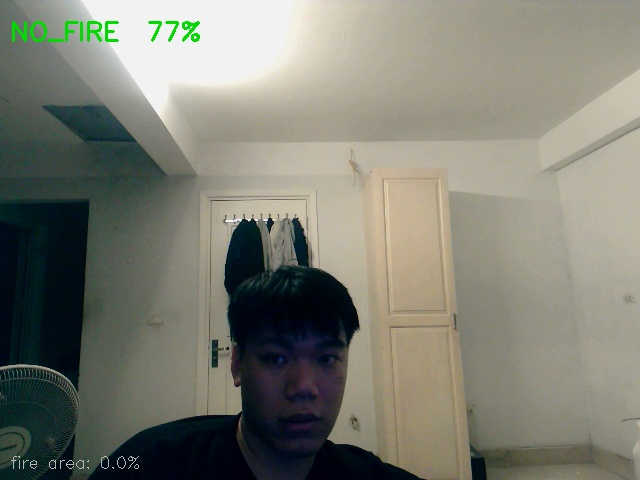
#> input picture PythonProject/src/temp_webcam_eval.jpg, 640 x 480 px; its folder holds only this picture in this run
$ python -i webcam_service.py   (imports and definitions only)
#> lines starting #> are read from the running program, lines starting #| are printed output that depends on the picture; after the words box and inside, x2 and y2 are one past the last pixel; in counts of white or black regions, pixels touching at a corner belong together
#> further down, picture is the input picture: shape (480, 640, 3); mean B, G, R 114.9, 126.4, 125.7
#!/usr/bin/env python3
# -*- coding: utf-8 -*-
"""
Webcam Service — Stream video real-time và phát hiện lửa.

Cải tiến so với phiên bản cũ:
 1. Temporal Consistency: Cần >=N frame liên tiếp mới xác nhận cháy
    → Loại false positive do da người / hoàng hôn thoáng qua
 2. Fire Area Filter: Vùng màu lửa phải chiếm >= X% diện tích frame
    → Loại false positive do vùng màu cam/đỏ nhỏ (tay vẫy, ánh đèn)
 3. Skin Exclusion Mask: Loại bỏ vùng màu da người khỏi fire mask
    (S ngưỡng cao hơn và hue không quá vàng)
 4. Camera Release: finally block đảm bảo camera luôn được giải phóng
 5. ES Logging: Ghi lịch sử khi fire được xác nhận lần đầu
"""

import cv2
import time
import os
import numpy as np
from alert_service import trigger_telegram_alert

# Load .env
# [5 lines not run here, left out]

# ── Cấu hình chống false positive ───────────────────────────
FIRE_CONFIRMATION_FRAMES = int(os.getenv("FIRE_CONFIRMATION_FRAMES", "5"))
MIN_FIRE_AREA_RATIO      = float(os.getenv("MIN_FIRE_AREA_RATIO", "0.02"))

# Vùng màu da người trong HSV (để loại trừ)
# Da người: H 0-25°, S thấp (20-170), V đa dạng
_SKIN_HSV_LO = np.array([0,  20,  70])
_SKIN_HSV_HI = np.array([25, 170, 255])

# ── State toàn cục (frontend đọc qua /get_fire_status) ──────
FIRE_STATE = {
    "is_fire":         False,  # YOLO raw detection
    "is_confirmed":    False,  # Đã qua temporal check
    "fire_frame_count": 0,     # Số frame liên tiếp detect fire
    "threshold":       FIRE_CONFIRMATION_FRAMES,
    "predictions":     None,
    "best_model":      None,
}

# ── Internal counters ────────────────────────────────────────
_fire_frame_counter: int = 0
_was_confirmed:      bool = False   # Track state change để log ES


# ════════════════════════════════════════════════════════════
# HELPER FUNCTIONS
# ════════════════════════════════════════════════════════════

# [23 lines left out: function find_available_camera, not called in this run]


def _check_fire_area(frame: np.ndarray) -> tuple:
    """
    Kiểm tra diện tích vùng màu lửa trong frame.
    Sử dụng ngưỡng S >= 175 (cao hơn extractor gốc 150) để loại da người.
    Áp thêm skin exclusion mask.

    Returns:
        (has_enough_area: bool, fire_ratio: float)
    """
    if frame is None:
        return False, 0.0

    hsv = cv2.cvtColor(frame, cv2.COLOR_BGR2HSV)
#> hsv: shape (480, 640, 3); mean H, S, V 43.9, 66.6, 131.5
    total = frame.shape[0] * frame.shape[1]
#> total = 307200

    # Fire color masks — S >= 175 để lọc da người và ánh đèn nhạt
    m_red1   = cv2.inRange(hsv, np.array([0,   175, 150]), np.array([10,  255, 255]))
#> m_red1: shape (480, 640); every value is 0
    m_red2   = cv2.inRange(hsv, np.array([170, 175, 150]), np.array([180, 255, 255]))
    m_orange = cv2.inRange(hsv, np.array([10,  175, 150]), np.array([25,  255, 255]))
    m_yellow = cv2.inRange(hsv, np.array([25,  150, 200]), np.array([35,  255, 255]))

    fire = cv2.bitwise_or(m_red1, m_red2)
    fire = cv2.bitwise_or(fire, m_orange)
    fire = cv2.bitwise_or(fire, m_yellow)

    # Loại trừ vùng màu da người
    skin = cv2.inRange(hsv, _SKIN_HSV_LO, _SKIN_HSV_HI)
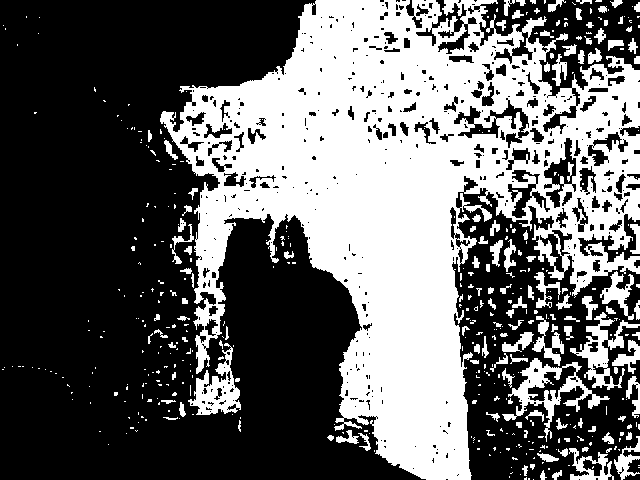
#> skin: shape (480, 640); 39.5% white; 451 white regions (328 under 20 px), largest, box (x1, y1, x2, y2) and area: (160, 0, 640, 480) 104609, (502, 358, 610, 442) 2070, (188, 343, 241, 415) 1571
    fire = cv2.bitwise_and(fire, cv2.bitwise_not(skin))

    ratio = float(np.sum(fire > 0)) / total
#> ratio = 0
    return ratio >= MIN_FIRE_AREA_RATIO, ratio


# ════════════════════════════════════════════════════════════
# MAIN GENERATOR
# ════════════════════════════════════════════════════════════

# [157 lines left out: functions generate_frames, _update_ml_predictions, _log_webcam_event, not called in this run]

>>> import cv2
>>> picture = cv2.imread('temp_webcam_eval.jpg')
>>> result = _check_fire_area(picture)
#> result = (False, 0)
